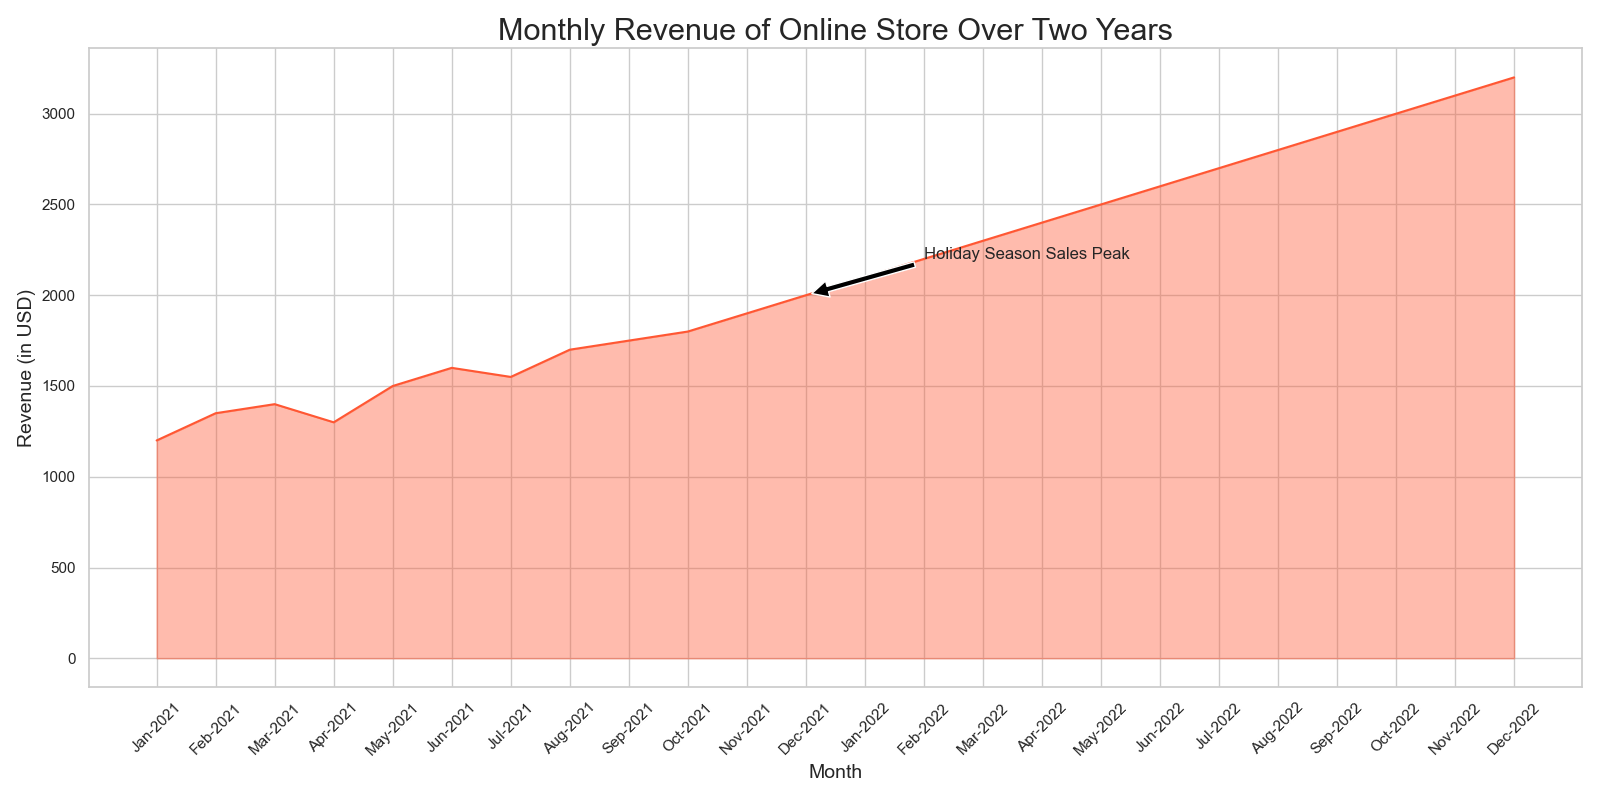

This figure's Python source:

import seaborn as sns
import pandas as pd
import matplotlib.pyplot as plt

data = {
    'Month': ['Jan-2021', 'Feb-2021', 'Mar-2021', 'Apr-2021', 'May-2021', 
              'Jun-2021', 'Jul-2021', 'Aug-2021', 'Sep-2021', 'Oct-2021',
              'Nov-2021', 'Dec-2021', 'Jan-2022', 'Feb-2022', 'Mar-2022',
              'Apr-2022', 'May-2022', 'Jun-2022', 'Jul-2022', 'Aug-2022',
              'Sep-2022', 'Oct-2022', 'Nov-2022', 'Dec-2022'],
    'Revenue': [1200, 1350, 1400, 1300, 1500, 1600, 1550, 1700, 1750, 1800,
                1900, 2000, 2100, 2200, 2300, 2400, 2500, 2600, 2700, 2800,
                2900, 3000, 3100, 3200]
}

df = pd.DataFrame(data)

sns.set_theme(style="whitegrid")

plt.figure(figsize=(16, 8))
ax = sns.lineplot(data=df, x='Month', y='Revenue', color="#FF5733")
ax.fill_between(df['Month'], df['Revenue'], color="#FF5733", alpha=0.4)

for item in ax.get_xticklabels():
    item.set_rotation(45)

ax.set_title('Monthly Revenue of Online Store Over Two Years', fontsize=22)
ax.set_xlabel('Month', fontsize=14)
ax.set_ylabel('Revenue (in USD)', fontsize=14)

ax.annotate('Holiday Season Sales Peak', xy=('Dec-2021', 2000), xytext=('Feb-2022', 2200), fontsize=12,
            arrowprops=dict(facecolor='black', shrink=0.05))

plt.tight_layout()
plt.show()
